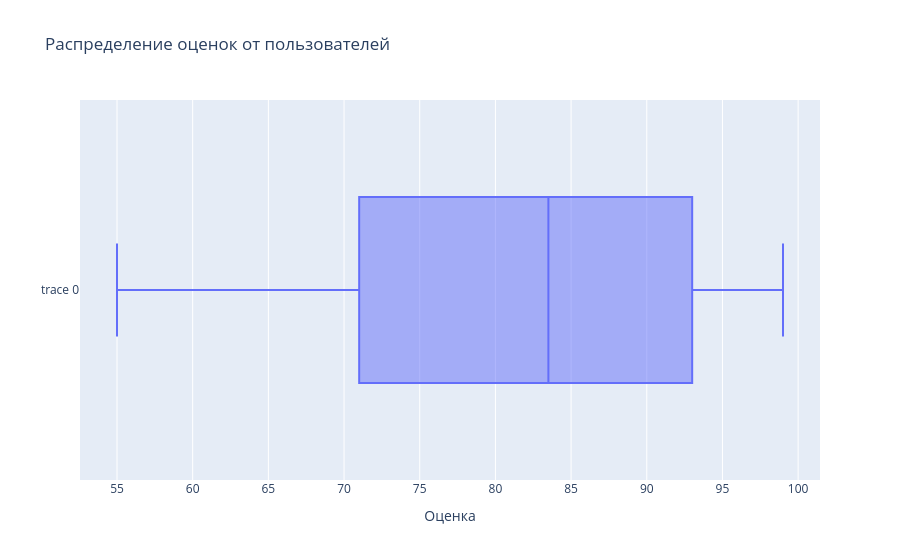

Notebook code cell kept with this figure:
### Markdown cell above
- медиана по оценкам 83,50
- среднее по оценкам 81,40

Медиана и среднее различаются, но не значительно, скорее всего есть несколько тайтлоа с более низкой оценкой из-за которой среднее ниже, конечно данные признаки могут отличаться, так как медиана более устойчева к выбросам. Можно построить боксплот и посмотреть есть ли выбросы по IQR

### Code cell
fig = go.Figure()

fig.add_trace(go.Box(x = data_clean['user rating score']))
fig.update_layout(
        title='Распределение оценок от пользователей',
        xaxis_title='Оценка')
fig.show()

### Figure 1 — Plotly figure (JSON) as saved in the notebook; plotly's stock layout.template omitted (floating-point values rounded to 4 significant figures; data arrays with more than 128 entries replaced by an {"elided": "..."} marker saying what was removed)
{"data": [{"type": "box", "x": {"elided": "500 float values"}}], "layout": {"title": {"text": "Распределение оценок от пользователей"}, "xaxis": {"title": {"text": "Оценка"}}}}
